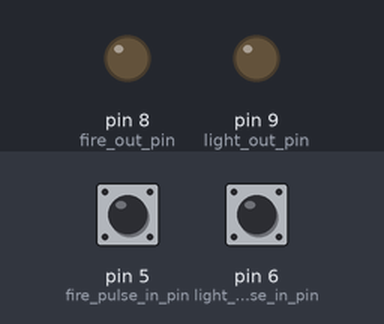
The sketch below on a simulated Arduino Uno, built with avr-gcc and run on an emulated ATmega328P. Shown: output pins drawn as LEDs (lit = HIGH). Inputs (shaded band) come from the test bench; at power-on: pin 6 (light_pulse_in_pin) LOW, pin 5 (fire_pulse_in_pin) HIGH.

Above: at 1.2 s.
1.3 s: pin 6 (light_pulse_in_pin) pulled HIGH for 0.25 s
At 1.8 s:
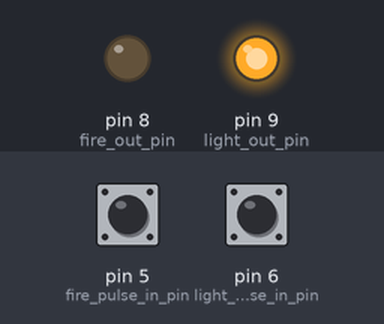
Timing chart, 0 to 5.1 s (numbered marks = the images above; inputs shaded):
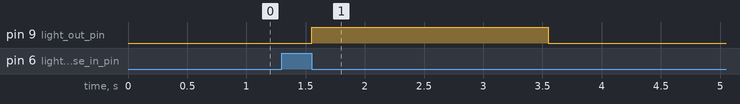

Measured:
- after the input at 1.3 s, pin 9 (light_out_pin): LOW → HIGH after 0.25 s, → LOW 2.0 s later

The sketch:

drone_fire_light-trigger.ino
```cpp
//Fire configuration
#define fire_pulse_in_pin 5
#define fire_out_pin 8
const int fire_threshold = 1800;

//Fire Timer
// Variable to store the starting time
unsigned long fire_waiting_startTime;

// Duration to wait in seconds
const int fire_waitTime = 6;

bool isFireButtonTrigger = false;
bool isFireComplete = false;

//Light configuration
#define light_pulse_in_pin 6
#define light_out_pin 9
const int blink_light_threshold = 700;
const int constant_light_threshold = 1000;

void setup() {
  Serial.begin(9600);
  //initialize the pins
  //Input Pins
  pinMode(fire_pulse_in_pin, INPUT);
  pinMode(light_pulse_in_pin, INPUT);

  //Output Pins
  pinMode(fire_out_pin, OUTPUT);
  pinMode(light_out_pin, OUTPUT);
}

void fire_switch_off() {
  digitalWrite(fire_out_pin, LOW);
  isFireButtonTrigger = false;
  isFireComplete = false;
}

void fire() {
  digitalWrite(fire_out_pin, HIGH);
  delay(500);
  digitalWrite(fire_out_pin, LOW);
  isFireComplete = true;
}

void listenToFire() {
  // Serial.print("fire_pulse_in_pin reading: ");
  // Serial.println(pulseIn(fire_pulse_in_pin, HIGH));
  if (pulseIn(fire_pulse_in_pin, HIGH) > fire_threshold) {
    if (!isFireButtonTrigger) {
      //update the start time with current millis, when the pulse In crossed the threshold.
      fire_waiting_startTime = millis();
      isFireButtonTrigger = true;
    }
    if (!isFireComplete && millis() >= (fire_waiting_startTime + (fire_waitTime * 1000))) {
      // Serial.println("******Fired***********");
      fire();
      //Reset the timer
      fire_waiting_startTime = millis();
    }
  } else {
    fire_switch_off();
  }
}


void blinkLight() {
  digitalWrite(light_out_pin, HIGH);
  delay(200);
  digitalWrite(light_out_pin, LOW);
}

void constantLight() {
  digitalWrite(light_out_pin, HIGH);
}

void lightOff() {
  digitalWrite(light_out_pin, LOW);
}

void listenToLight() {
  // Serial.print("light_pulse_in_pin reading: ");
  // Serial.println(pulseIn(fire_pulse_in_pin, HIGH));

  unsigned long light_pulse_in = pulseIn(light_pulse_in_pin, HIGH);
  if (light_pulse_in > blink_light_threshold && light_pulse_in < constant_light_threshold) {
    //Blink light
    blinkLight();
  } else if (light_pulse_in > constant_light_threshold) {
    //Constant light
    constantLight();
  } else {
    //Light off
    lightOff();
  }
}


void loop() {
  listenToFire();
  listenToLight();
}
```
